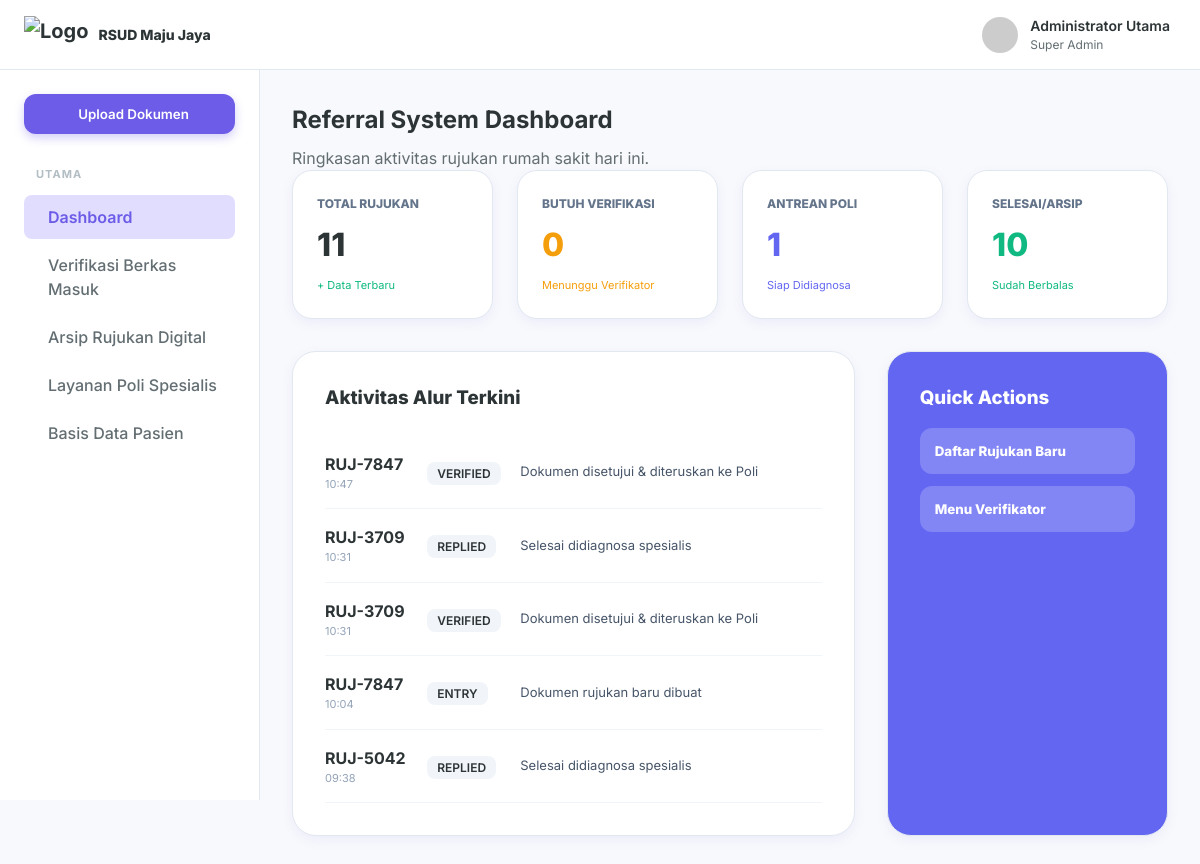
/referral_dashboard.php, run on an earlier commit of the app's database.
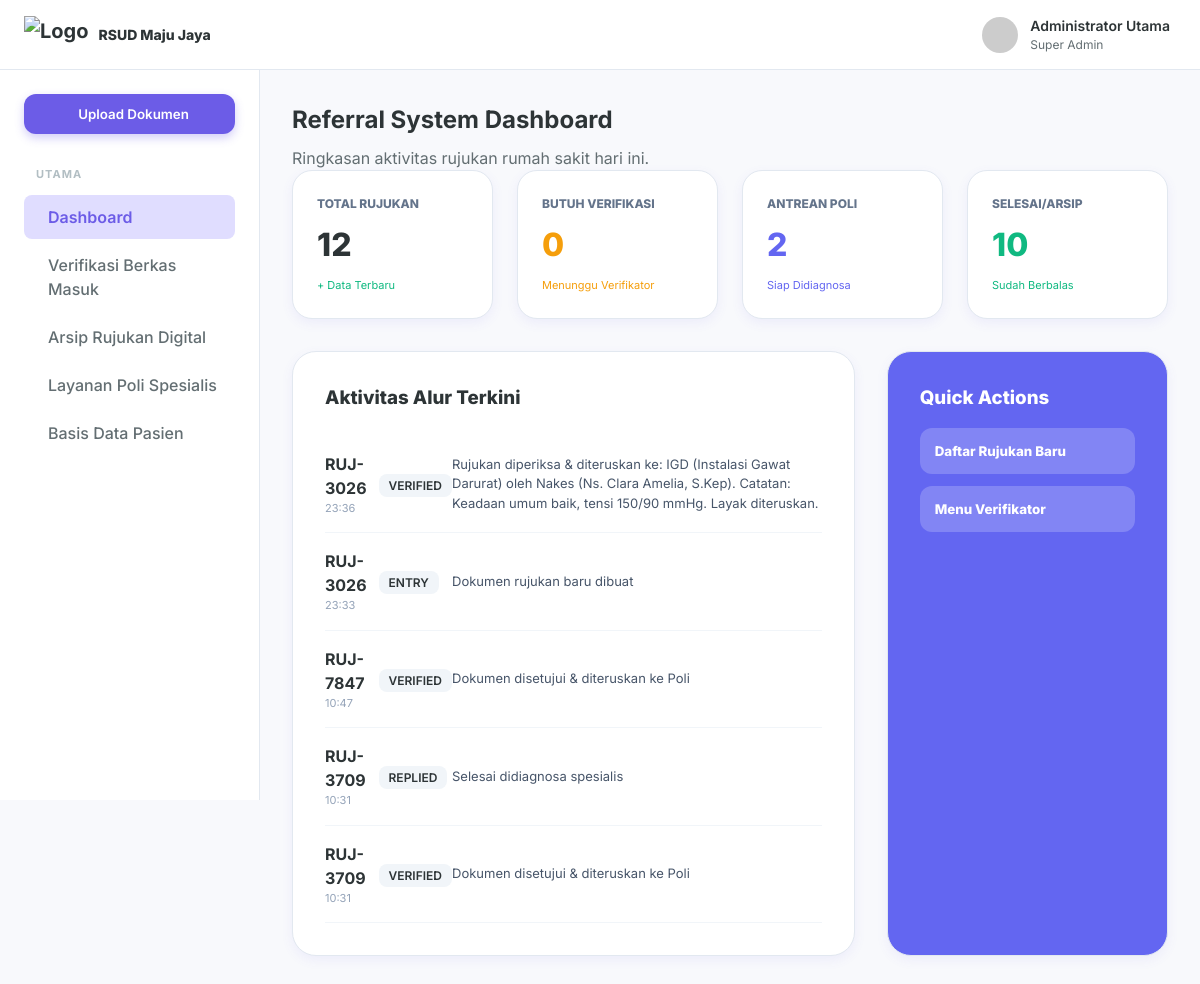
And on a later commit of the database.
### tables this page shows
CREATE TABLE referral_logs (
        id INTEGER PRIMARY KEY AUTOINCREMENT,
        referral_id TEXT,
        stage TEXT,
        action_text TEXT,
        user_name TEXT,
        action_time DATETIME DEFAULT CURRENT_TIMESTAMP,
        created_at DATETIME DEFAULT CURRENT_TIMESTAMP
    );

### config.php (called while the page is built, shortened)
<?php
$db_file = __DIR__ . '/dms_hospital.sqlite';
try {
    $pdo = new PDO("sqlite:" . $db_file);
    $pdo->setAttribute(PDO::ATTR_ERRMODE, PDO::ERRMODE_EXCEPTION);
    $pdo->setAttribute(PDO::ATTR_DEFAULT_FETCH_MODE, PDO::FETCH_ASSOC);
    class SQLiteCompatibilityLayer {
        private $pdo;
        public function __construct($pdo) {
            $this->pdo = $pdo;
        }
        public function query($sql) {
            try {
                $stmt = $this->pdo->query($sql);
                return new SQLiteResultWrapper($stmt);
            } catch (PDOException $e) {
                die("Database Error: " . $e->getMessage() . " (SQL: $sql)");
            }
        }
    }
    class SQLiteResultWrapper {
        private $data = [];
        private $index = 0;
        public function __construct($stmt) {
            $this->stmt = $stmt;
            if ($stmt) {
                $all = $this->stmt->fetchAll();
                $this->data = $all;
                $this->index = 0;
            }
        }
        public function fetch_assoc() {
            if (isset($this->data[$this->index])) {
                return $this->data[$this->index++];
            }
            return null;
        }
        public function fetch_row() {
            $row = $this->fetch_assoc();
            return $row ? array_values($row) : null;
        }
    }
    $conn = new SQLiteCompatibilityLayer($pdo);
} catch (PDOException $e) {
    die("Koneksi SQLite Gagal: " . $e->getMessage());
}

### referral_dashboard.php (the view, shortened to what this page needs)
<?php
require_once 'config.php';
$total_rujukan = $conn->query("SELECT COUNT(*) FROM referrals WHERE is_deleted = 0")->fetch_row()[0];
$antrean_poli = $conn->query("SELECT COUNT(*) FROM referrals WHERE status_flow = 'VERIFY' AND is_deleted = 0")->fetch_row()[0];
$butuh_verif = $conn->query("SELECT COUNT(*) FROM referrals WHERE status_flow = 'ENTRY' AND is_deleted = 0")->fetch_row()[0];
$terarsip = $conn->query("SELECT COUNT(*) FROM referrals WHERE status_flow = 'REPLIED' AND is_deleted = 0")->fetch_row()[0];
$logs = $conn->query("SELECT * FROM referral_logs ORDER BY created_at DESC LIMIT 5");
?>
<!DOCTYPE html>
<html lang="id">
<head>
    <link rel="stylesheet" href="styles.css">
</head>
<body>
    <div class="app-container">
        <header class="navbar">
            <div class="navbar-left">
                <div class="logo" style="display: flex; align-items: center; gap: 10px;">
                    <img src="img/logo.png" alt="Logo" style="height: 38px; width: auto; object-fit: contain;">
                    <span style="font-size: 14px; font-weight: 800;">RSUD Maju Jaya</span>
                </div>
            </div>
            <div class="navbar-right">
                <div class="user-profile">
                    <img src="https://ui-avatars.com/api/?name=Admin+RS&background=6C5CE7&color=fff&rounded=true">
                    <div class="user-info">
                        <span class="user-name">Administrator Utama</span>
                        <span class="user-role">Super Admin</span>
                    </div>
                </div>
            </div>
        </header>
        <div class="main-layout">
            <aside class="sidebar">
                <div class="sidebar-content">
                    <button class="new-doc-btn" onclick="window.location.href='referral_registration.php'"><i class="ph ph-plus"></i><span>Upload Dokumen</span></button>
                    <nav class="sidebar-menu">
                        <div class="menu-group">
                            <h3 class="menu-title">Utama</h3>
                            <ul>
                                <li class="active"><a href="referral_dashboard.php"><i class="ph ph-squares-four"></i><span>Dashboard</span></a></li>
                                <li><a href="referral_verification.php"><i class="ph ph-check-square-offset"></i><span>Verifikasi Berkas Masuk</span></a></li>
                                <li><a href="referral_explorer.php"><i class="ph ph-files"></i><span>Arsip Rujukan Digital</span></a></li>
                                <li><a href="referral_specialist.php"><i class="ph ph-stethoscope"></i><span>Layanan Poli Spesialis</span></a></li>
                                <li><a href="referral_patients.php"><i class="ph ph-users"></i><span>Basis Data Pasien</span></a></li>
                            </ul>
                        </div>
                    </nav>
                </div>
            </aside>
            <main class="content-area">
                <h1 class="page-title">Referral System Dashboard</h1>
                <p class="page-description">Ringkasan aktivitas rujukan rumah sakit hari ini.</p>
                <div class="stats-grid" style="display: grid; grid-template-columns: repeat(4, 1fr); gap: 24px; margin-bottom: 32px;">
                    <div class="card" style="padding: 24px; border-radius: 20px;">
                        <div style="color: #64748b; font-size: 12px; font-weight: 800; text-transform: uppercase;">Total Rujukan</div>
                        <div style="font-size: 32px; font-weight: 800; margin: 8px 0;"><?= $total_rujukan ?></div>
                        <div style="font-size: 11px; color: #10b981;">+ Data Terbaru</div>
                    </div>
                    <div class="card" style="padding: 24px; border-radius: 20px;">
                        <div style="color: #64748b; font-size: 12px; font-weight: 800; text-transform: uppercase;">Butuh Verifikasi</div>
                        <div style="font-size: 32px; font-weight: 800; margin: 8px 0; color: #f59e0b;"><?= $butuh_verif ?></div>
                        <div style="font-size: 11px; color: #f59e0b;">Menunggu Verifikator</div>
                    </div>
                    <div class="card" style="padding: 24px; border-radius: 20px;">
                        <div style="color: #64748b; font-size: 12px; font-weight: 800; text-transform: uppercase;">Antrean Poli</div>
                        <div style="font-size: 32px; font-weight: 800; margin: 8px 0; color: #6366f1;"><?= $antrean_poli ?></div>
                        <div style="font-size: 11px; color: #6366f1;">Siap Didiagnosa</div>
                    </div>
                    <div class="card" style="padding: 24px; border-radius: 20px;">
                        <div style="color: #64748b; font-size: 12px; font-weight: 800; text-transform: uppercase;">Selesai/Arsip</div>
                        <div style="font-size: 32px; font-weight: 800; margin: 8px 0; color: #10b981;"><?= $terarsip ?></div>
                        <div style="font-size: 11px; color: #10b981;">Sudah Berbalas</div>
                    </div>
                </div>
                <div style="display: grid; grid-template-columns: 2fr 1fr; gap: 32px;">
                    <div class="card" style="padding: 32px; border-radius: 24px;">
                        <h3 style="margin-bottom: 24px; font-weight: 800;">Aktivitas Alur Terkini</h3>
                        <table style="width: 100%; border-collapse: collapse;">
                            <?php while($log = $logs->fetch_assoc()): ?>
                            <tr style="border-bottom: 1px solid #f1f5f9;">
                                <td style="padding: 16px 0;">
                                    <div style="font-weight: 700;"><?= $log['referral_id'] ?></div>
                                    <div style="font-size: 11px; color: #94a3b8;"><?= date('H:i', strtotime($log['created_at'])) ?></div>
                                </td>
                                <td style="padding: 16px 0;">
                                    <span style="font-size: 12px; background: #f1f5f9; padding: 4px 10px; border-radius: 8px; font-weight: 600;"><?= $log['stage'] ?></span>
                                </td>
                                <td style="padding: 16px 0; font-size: 13px; color: #475569;">
                                    <?= $log['action_text'] ?>
                                </td>
                            </tr>
                            <?php endwhile; ?>
                        </table>
                    </div>
                    <div class="card" style="padding: 32px; border-radius: 24px; background: #6366f1; color: white;">
                        <h3 style="margin-bottom: 16px; font-weight: 800;">Quick Actions</h3>
                        <button onclick="window.location.href='referral_registration.php'" style="width:100%; padding:15px; border-radius:12px; border:none; background:rgba(255,255,255,0.2); color:white; font-weight:800; margin-bottom:12px; cursor:pointer; text-align:left;"><i class="ph ph-plus"></i> Daftar Rujukan Baru</button>
                        <button onclick="window.location.href='referral_verification.php'" style="width:100%; padding:15px; border-radius:12px; border:none; background:rgba(255,255,255,0.2); color:white; font-weight:800; cursor:pointer; text-align:left;"><i class="ph ph-check"></i> Menu Verifikator</button>
                    </div>
                </div>
            </main>
        </div>
    </div>
</body>
</html>

### styles.css (style rules this page uses)
:root { --primary: #6C5CE7; --primary-hover: #5A4BDE; --secondary: #A29BFE; --secondary-light: #E0DDFF; --bg-color: #F8F9FC; --card-bg: #FFFFFF; --text-main: #2D3436; --text-muted: #636E72; --text-light: #B2BEC3; --border-color: #E2E8F0; --shadow-sm: 0 1px 2px rgba(0,0,0,0.05); --shadow-md: 0 4px 12px rgba(108, 92, 231, 0.08); --shadow-lg: 0 10px 25px rgba(108, 92, 231, 0.12); --radius: 12px; --sidebar-width: 260px; --navbar-height: 70px; --transition: all 0.3s cubic-bezier(0.25, 0.8, 0.25, 1); }
* { margin: 0; padding: 0; box-sizing: border-box; }
body { font-family: 'Inter', sans-serif; background-color: var(--bg-color); color: var(--text-main); line-height: 1.5; overflow-x: hidden; }
ul { list-style: none; }
a { text-decoration: none; color: inherit; }
button { cursor: pointer; border: none; background: none; font-family: inherit; }
.app-container { display: flex; flex-direction: column; min-height: 100vh; }
.main-layout { display: flex; flex: 1; margin-top: var(--navbar-height); }
.navbar { position: fixed; top: 0; left: 0; width: 100%; height: var(--navbar-height); background-color: var(--card-bg); border-bottom: 1px solid var(--border-color); display: flex; align-items: center; justify-content: space-between; padding: 0 24px; z-index: 50; }
.navbar-left { display: flex; align-items: center; gap: 16px; width: var(--sidebar-width); }
.logo { display: flex; align-items: center; gap: 10px; font-weight: 700; font-size: 20px; color: var(--text-main); }
.navbar-right { display: flex; align-items: center; gap: 20px; }
.user-profile { display: flex; align-items: center; gap: 12px; cursor: pointer; padding: 6px; border-radius: var(--radius); transition: var(--transition); }
.user-profile img { width: 36px; height: 36px; border-radius: 50%; object-fit: cover; }
.user-info { display: flex; flex-direction: column; }
.user-name { font-weight: 600; font-size: 14px; }
.user-role { font-size: 12px; color: var(--text-muted); }
.sidebar { width: var(--sidebar-width); background-color: var(--card-bg); border-right: 1px solid var(--border-color); height: calc(100vh - var(--navbar-height)); position: fixed; top: var(--navbar-height); left: 0; transition: var(--transition); z-index: 40; }
.sidebar-content { padding: 24px; height: 100%; overflow-y: auto; }
.new-doc-btn { width: 100%; background-color: var(--primary); color: white; padding: 12px; border-radius: var(--radius); display: flex; align-items: center; justify-content: center; gap: 8px; font-weight: 600; margin-bottom: 32px; transition: var(--transition); box-shadow: 0 4px 10px rgba(108, 92, 231, 0.3); }
.menu-group { margin-bottom: 24px; }
.menu-title { font-size: 11px; text-transform: uppercase; letter-spacing: 1px; color: var(--text-light); margin-bottom: 12px; padding-left: 12px; }
.sidebar-menu ul li { margin-bottom: 4px; }
.sidebar-menu ul li a { display: flex; align-items: center; gap: 12px; padding: 10px 12px; border-radius: 8px; color: var(--text-muted); font-weight: 500; transition: var(--transition); }
.sidebar-menu ul li.active a { background-color: var(--secondary-light); color: var(--primary); font-weight: 600; }
.content-area { margin-left: var(--sidebar-width); padding: 32px; width: calc(100% - var(--sidebar-width)); transition: var(--transition); }
.page-title { font-size: 24px; font-weight: 700; margin-bottom: 8px; }
.page-description { color: var(--text-muted); }
.stats-grid { display: grid; grid-template-columns: repeat(auto-fit, minmax(240px, 1fr)); gap: 24px; margin-bottom: 32px; }
.card { background-color: var(--card-bg); border-radius: var(--radius); box-shadow: var(--shadow-md); border: 1px solid var(--border-color); padding: 24px; }

What changed in the data, as far as the page shows it:
no longer on this page (row unchanged): referral_logs: referral "RUJ-7847", created_at "10:04", stage "ENTRY", action_text "Dokumen rujukan baru dibuat"
no longer on this page (row unchanged): referral_logs: referral "RUJ-5042", created_at "09:38", stage "REPLIED", action_text "Selesai didiagnosa spesialis"
added referral_logs: referral "RUJ-3026", created_at "23:36", stage "VERIFIED", action_text "Rujukan diperiksa & diteruskan ke: IGD (Instalasi Gawat Darurat) oleh Nakes (Ns. Clara Amelia, S.Kep). Catatan: Keadaan umum baik, tensi 150/90 mmHg. Layak diteruskan."
added referral_logs: referral "RUJ-3026", created_at "23:33", stage "ENTRY", action_text "Dokumen rujukan baru dibuat"
Also different on the page:
$total_rujukan: "11" → "12"
$antrean_poli: "1" → "2"
